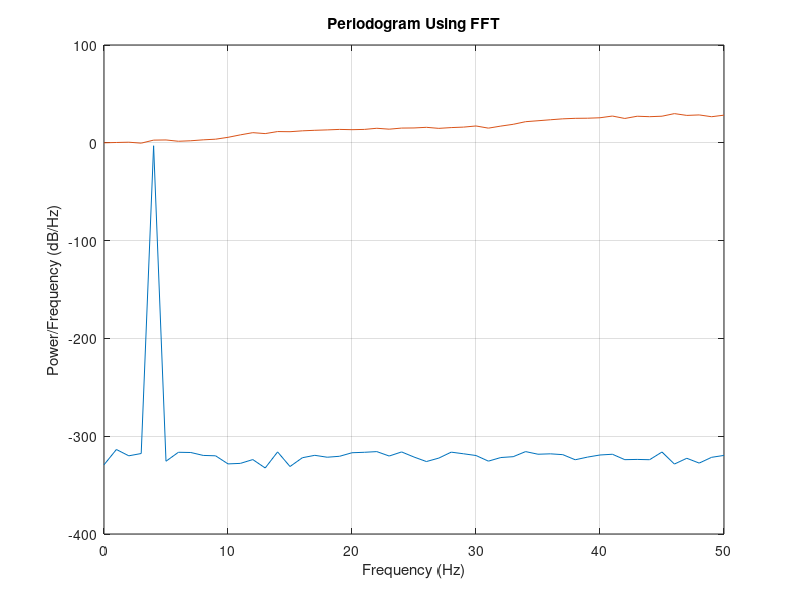

Write the MATLAB code that produced this figure.


x1 = [0:99];
% x = 20*(x1/100) + 1 +sin( (4 * x1  + 7)* 2*pi/100 );
x = sin( (4 * x1  - (10 * pi))* 2*pi/100 );

Fs = length(x);
N = length(x);
xdft = fft(x); % fourier transform

%     p = unwrap(angle(xdft)); 

xdft = xdft(1:floor(N/2+1));
psdx = (1/(Fs*N)) * abs(xdft).^2;
psdx(2:end-1) = 2*psdx(2:end-1);
[m,idx] = max(psdx(2:end)); % find the maximum "spike"

p = unwrap(angle(xdft)); 

%     p = (angle(xdft(idx+1)) / (2 * pi)) * N;    % frame id for Phase
%     p = floor(abs(p));
%     p = mod(p,freqSize);

% a = 2.738 * 100
% b = total frame size / 4
% ans = mod(a,b)
    
freqSize = floor(N/idx);

Xaxis = 0:Fs/length(x):Fs/2;
plot(Xaxis,10*log10(psdx))
hold on
plot(Xaxis,p)

grid on
title('Periodogram Using FFT')
xlabel('Frequency (Hz)')
ylabel('Power/Frequency (dB/Hz)')